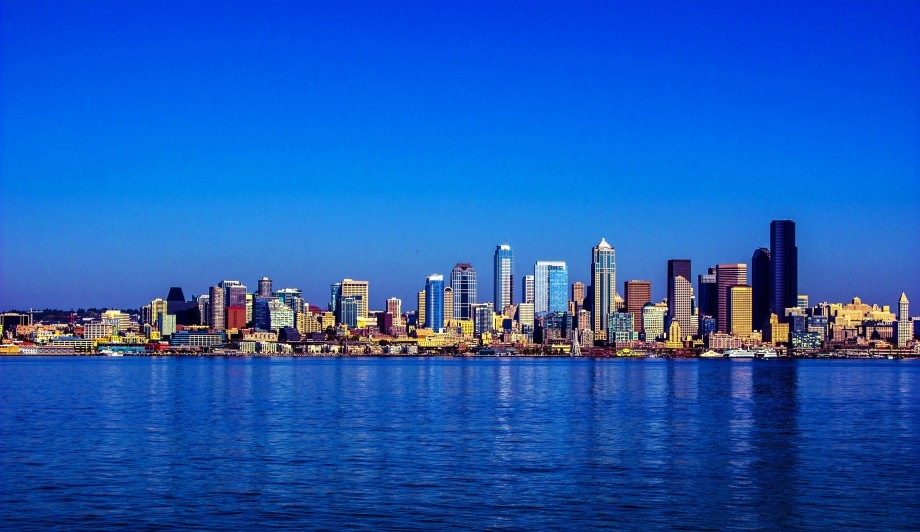
//> input picture hist_spec/cidade.jpg, 920 x 532 px
$ ./histogram_spec cidade.jpg g sala_escura.jpg sala_escura.jpg   (built with g++ and OpenCV 4)
//> lines starting //> are read from the running program, lines starting //| are printed output that depends on the picture
### hist_spec/ocv_utils.h
#ifndef OCV_UTILS_H
#define OCV_UTILS_H

#include <opencv2/opencv.hpp>

#define DBG(fmt, ...) printf (fmt " (%s:%i)\n", ##__VA_ARGS__, __FILE__, __LINE__);

namespace ocv_utils {

typedef std::vector<cv::Mat> hist_t;

hist_t calcHistogram(const cv::Mat& img);
hist_t calcCumulativeHist(const hist_t &hist);
hist_t calcBackProjection(const hist_t &hist);
hist_t makeHistogramSpecification(const std::vector<uchar> spec1, const std::vector<uchar> spec2 = std::vector<uchar>(), const std::vector<uchar> spec3 = std::vector<uchar>());
cv::Mat applyTransformation(const cv::Mat &img, const hist_t &hist);
cv::Mat applyHistogramEqualization (const cv::Mat &img);
cv::Mat applyHistogramSpecification (const cv::Mat &img, const hist_t &spec);
cv::Mat plotHistogram(const hist_t &hist);

} // namespace ocv_utils

#endif // OCV_UTILS_H

### hist_spec/ocv_utils.cpp
#include "ocv_utils.h"

using namespace std;
using namespace cv;

namespace ocv_utils {

hist_t calcHistogram(const cv::Mat& img)
{

	const int nc = img.channels();
	hist_t hist(nc);

	// Initalize histogram arrays
	for (int i = 0; i < hist.size(); i++)
		hist[i] = Mat::zeros(1, 256, CV_32SC1);

	// Calculate the histogram of the image
	for (int i = 0; i < img.rows; i++)
	{
		for (int j = 0; j < img.cols; j++)
		{
			for (int k = 0; k < nc; k++)
			{
				uchar val = nc == 1 ? img.at<uchar>(i,j) : img.at<Vec3b>(i,j)[k];
				hist[k].at<int>(val) += 1;
			}
		}
	}
	return hist;
}

hist_t calcCumulativeHist(const hist_t &hist)
{
	hist_t ret(hist.size());
	for (int c = 0; c < hist.size(); ++c)
	{
		int sum = 0;
		ret[c] = Mat (1, 256, CV_32SC1);
		for (int i = 0; i < hist[c].cols; ++i)
		{
			sum = ret[c].at<int>(i) = sum + hist[c].at<int>(i);
		}
		for (int i = 0; i < hist[c].cols; ++i)
		{
			ret[c].at<int>(i) = 255 * ret[c].at<int>(i) / sum;
		}
	}
	return ret;
}

// [16 lines left out: function calcBackProjection, not called in this run]

hist_t makeHistogramSpecification(const vector<uchar> spec1, const vector<uchar> spec2, const vector<uchar> spec3)
{
	vector< vector<uchar> > specs;
	specs.push_back (spec1);
	if (spec2.size() != 0 && spec3.size() != 0)
	{
		specs.push_back (spec2);
		specs.push_back (spec3);
	}

	hist_t s (specs.size());
	for (int i = 0; i < s.size(); i++)
	{
		s[i] = Mat (1, 256, CV_32SC1);
		for (int j = 0; j < 256; j++)
		{
			float idx_f = (float)(specs[i].size()-1)*((float)j/256.0f);
			int idx_i = (int) idx_f;
			float w = idx_f - idx_i;
			s[i].at<int>(j) = 0.5f + ((1.0f - w) * specs[i][idx_i] + w * specs[i][idx_i+1]);
		}
	}
	return s;
}

// [29 lines left out: functions applyTransformation, applyHistogramEqualization, not called in this run]

Mat applyHistogramSpecification (const Mat &img, const hist_t &spec)
{
	hist_t img_hist = calcHistogram (img);
	hist_t img_hist_cumu = calcCumulativeHist (img_hist);

	hist_t spec_cumu = calcCumulativeHist (spec);
	hist_t spec_cumu_inv = calcBackProjection (spec_cumu);

	hist_t final(spec.size());
	for (int c = 0; c < spec.size(); c++)
	{
		final[c] = Mat (spec[c].size(), CV_32SC1);
		for (int i = 0; i < 256; i++)
		{
			final[c].at<int>(i) = spec_cumu_inv[c].at<int>(img_hist_cumu[c].at<int>(i));
		}
	}

	Mat ret = applyTransformation (img, final);
	namedWindow("ok", CV_WINDOW_NORMAL);

	return ret;
}

// [99 lines left out: function plotHistogram, not called in this run]

} // namespace ocv_utils

### hist_spec/histogram_spec.cpp
#include "ocv_utils.h"

int main(int argc, char *argv[])
{
	using namespace std;
	using namespace cv;
	using namespace ocv_utils;

	if (argc <= 4)
	{
		cerr << "Usage: " << argv[0] << " <file_name> <g=gray,r=rgb,h=hsv> <first> [<interm_coefs>] <last>" << endl;
		return 1;
	}

	Mat src = imread (argv[1]);
//> src is the input picture: 532 rows x 920 cols, CV_8UC3; mean B, G, R 183.7, 90.1, 28.5
	if (src.data == NULL)
	{
		cerr << "Impossible to open '" << argv[1] << "' file!" << endl;
		return -1;
	}


	Mat img;

	vector <uchar> list;
	for (int i = 3; i < argc; i++)
	{
		list.push_back (atoi (argv[i]));
	}


	if (!strcmp (argv[2], "g"))
	{
		cvtColor(src,src,CV_BGR2GRAY);
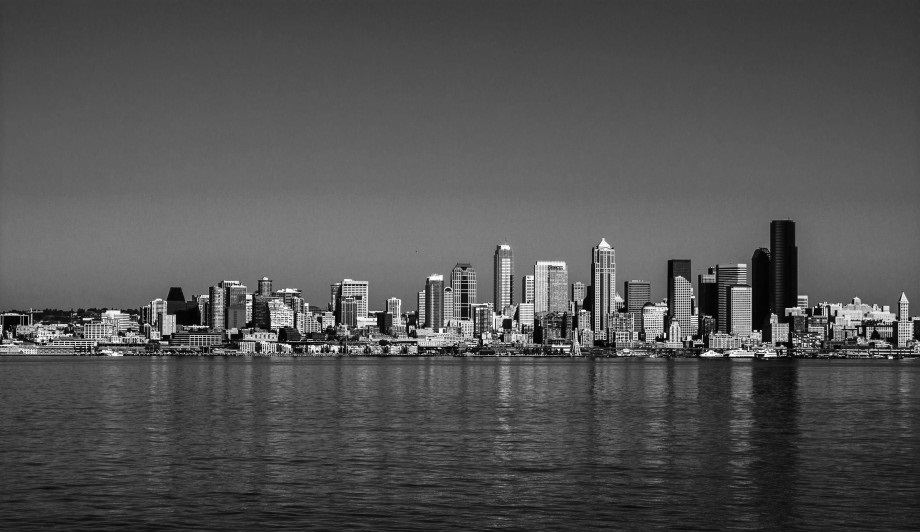
//> src: 532 rows x 920 cols, CV_8UC1; min 1, max 255, mean 82.3
		hist_t spec = makeHistogramSpecification (list);
//> in makeHistogramSpecification, `specs.push_back (spec1);`: specs = 1 item
//> the loop in makeHistogramSpecification, `for (int i = 0; i < s.size(); i++)` made 1 pass
		img = applyHistogramSpecification (src, spec);
//> the loop in calcCumulativeHist, `for (int c = 0; c < hist.size(); ++c)` made 1 pass
//> sum on pass 1: 489440
//> (the run ends here: the program crashes, at `ret[c] = Mat (1, 256, CV_32SC1);`)
